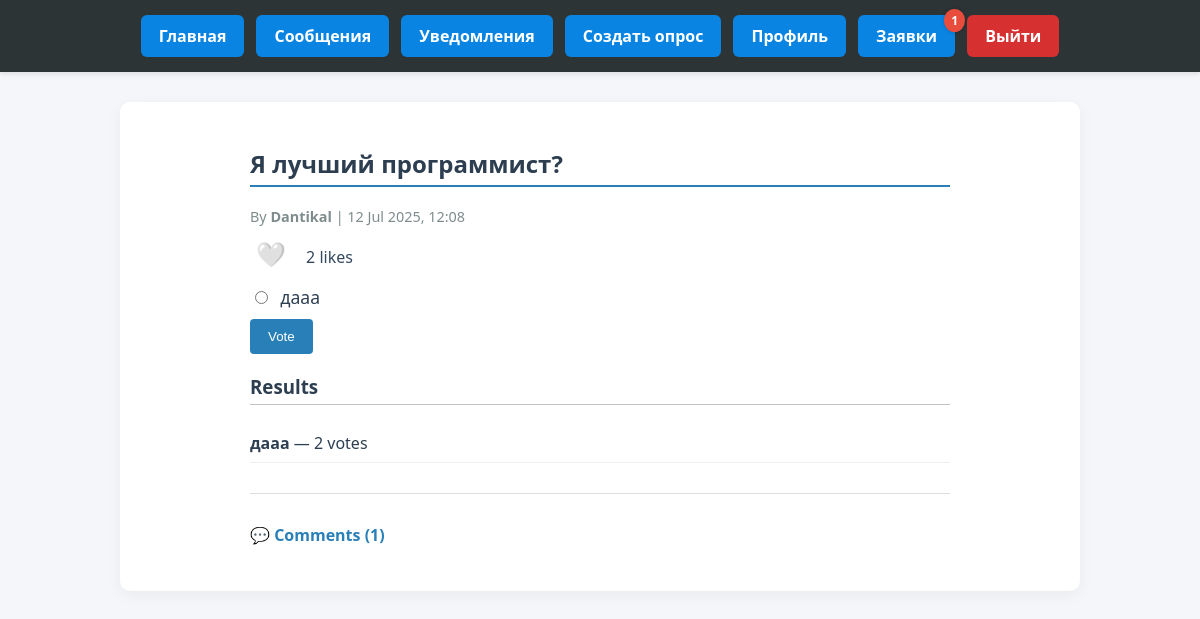
Screenshot of /poll/44/ (signed in) with the database file from the repository.
### core/models.py (models this page shows, shortened)
class Poll(models.Model):
    question = models.CharField(max_length=255)
    author = models.ForeignKey(User, on_delete=models.CASCADE)
    created_at = models.DateTimeField(auto_now_add=True)
    likes = models.ManyToManyField(User, related_name='liked_polls', blank=True)
    def total_likes(self):
        return self.likes.count()

class Choice(models.Model):
    poll = models.ForeignKey(Poll, related_name='choices', on_delete=models.CASCADE)
    choice_text = models.CharField(max_length=100)
    votes = models.IntegerField(default=0)

### core/views.py (the view, shortened to what this page needs)
# urls.py: path('poll/<int:pk>/', views.poll_detail, name='poll_detail'),
def poll_detail(request, pk):
    poll = get_object_or_404(Poll, pk=pk)
    comment_form = CommentForm()
    return render(request, 'core/poll_detail.html', {'poll': poll, 'form': comment_form})

### core/forms.py
class CommentForm(forms.ModelForm):
    class Meta:
        model = Comment
        fields = ['text']

### core/templatetags/custom_tags.py (called while the page is built)
@register.filter
def unread_messages_count(user):
    if user.is_authenticated:
        return Message.objects.filter(recipient=user, is_read=False).count()
    return 0

### core/templatetags/poll_extras.py (called while the page is built)
@register.filter
def has_voted(user, poll):
    if not user.is_authenticated:
        return False
    return Vote.objects.filter(user=user, poll=poll).exists()

### core/templates/core/poll_detail.html (shortened to what this page needs)
{% extends "core/base.html" %}
{% load poll_extras %}
{% block content %}
<div style="max-width: 700px; margin: 20px auto; font-family: 'Segoe UI', Tahoma, Geneva, Verdana, sans-serif;">
  <h2 style="color: #2c3e50; border-bottom: 2px solid #2980b9; padding-bottom: 5px;">{{ poll.question }}</h2>
  <p style="color: #7f8c8d; font-size: 0.9em;">By <strong>{{ poll.author.username }}</strong> | {{ poll.created_at|date:"d M Y, H:i" }}</p>
  <div style="margin-bottom: 15px;">
    {% if user.is_authenticated %}
      <form method="post" action="{% url 'like_poll' poll.id %}" style="display: inline;">
        {% if user in poll.likes.all %}
          <button id="like-btn-{{ poll.id }}" data-poll-id="{{ poll.id }}" type="submit" style="background: none; border: none; cursor: pointer;" aria-label="Unlike">
            <span style="font-size: 1.8em; color: red;">❤️</span>
          </button>
        {% else %}
          <button id="like-btn-{{ poll.id }}" data-poll-id="{{ poll.id }}" type="submit" style="background: none; border: none; cursor: pointer;" aria-label="Like">
            <span style="font-size: 1.8em; color: gray;">🤍</span>
          </button>
        {% endif %}
      </form>
      <span style="margin-left: 10px; color: #34495e;">{{ poll.total_likes }} like{{ poll.total_likes|pluralize }}</span>
    {% else %}
      <a href="{% url 'login' %}" style="color: gray; font-size: 1.5em; text-decoration: none;">🤍 Login to like</a>
    {% endif %}
  </div>
  {% if user.is_authenticated %}
    {% if user|has_voted:poll %}
      <p style="color: #e74c3c; font-weight: bold;">Вы уже проголосовали.</p>
    {% else %}
      <form method="post" action="{% url 'vote' poll.id %}" style="margin-bottom: 20px;">
        {% for choice in poll.choices.all %}
          <div style="margin-bottom: 10px;">
            <input type="radio" id="choice{{ forloop.counter }}" name="choice" value="{{ choice.id }}" style="margin-right: 8px;">
            <label for="choice{{ forloop.counter }}" style="font-size: 1.1em;">{{ choice.choice_text }}</label>
          </div>
        {% endfor %}
        <button type="submit" style="background-color: #2980b9; color: white; padding: 10px 18px; border: none; border-radius: 4px; cursor: pointer;">Vote</button>
      </form>
    {% endif %}
  {% else %}
    <p><a href="{% url 'login' %}" style="color: #2980b9; text-decoration: none; font-weight: 600;">Login</a> to vote.</p>
  {% endif %}
  <h3 style="border-bottom: 1px solid #bdc3c7; padding-bottom: 5px;">Results</h3>
  <ul style="list-style: none; padding-left: 0;">
    {% for choice in poll.choices.all %}
      <li style="padding: 8px 0; border-bottom: 1px solid #ecf0f1;">
        <strong>{{ choice.choice_text }}</strong> — {{ choice.votes }} vote{{ choice.votes|pluralize }}
      </li>
    {% endfor %}
  </ul>
  <hr style="margin: 30px 0; border-color: #ecf0f1;">
  <div style="cursor: pointer; color: #2980b9; font-weight: 600; user-select: none; display: inline-flex; align-items: center;" id="toggle-comments">
    💬 Comments ({{ poll.comments.count }})
  </div>
</div>
{% endblock %}

### core/templates/core/base.html (style rules this page uses)
body { font-family: 'Segoe UI', Tahoma, sans-serif; margin: 0; background-color: #f5f6fa; color: #2c3e50; }
hr { border: none; height: 1px; background-color: #dcdde1; margin: 25px 0; }

### rows the page displays
Poll: question "Я лучший программист?", author.username "Dantikal", created_at "12 Jul 2025, 12:08", total_likes "2", comments.count "1"
Choice: choice_text "дааа", votes "2"

### other values shown
{{ req_count }} "1"
